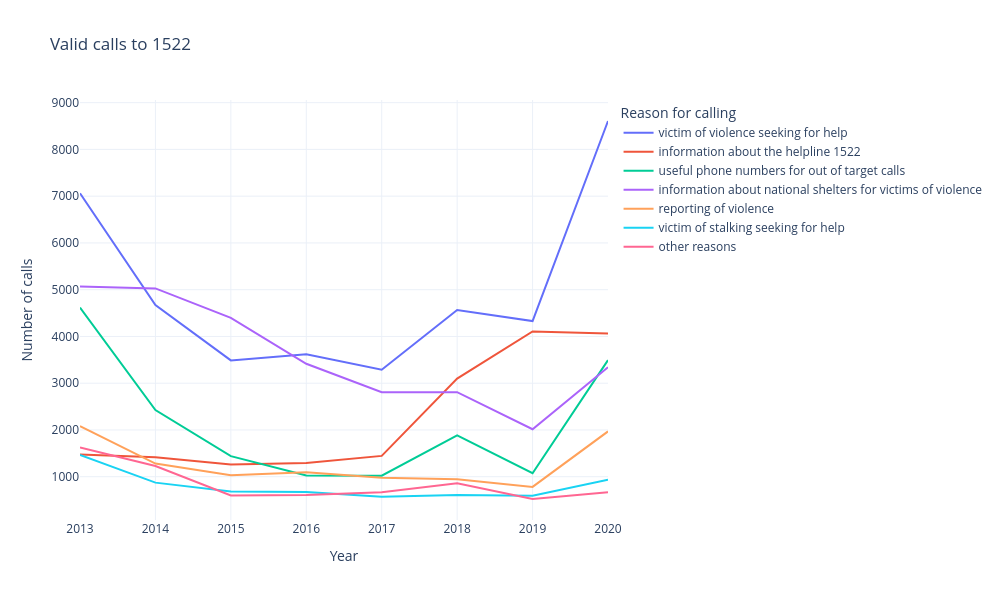

Here is the notebook cell this chart was saved with:
### Code cell
validcalls_linechart.show()

### Figure 1 — Plotly figure (JSON) as saved in the notebook; plotly's stock layout.template omitted (floating-point values rounded to 4 significant figures)
{"data": [{"hovertemplate": "Reason for calling=victim of violence seeking for help<br>Year=%{x}<br>Number of calls=%{y}<extra></extra>", "legendgroup": "victim of violence seeking for help", "line": {"color": "#636efa", "dash": "solid"}, "marker": {"symbol": "circle"}, "mode": "lines", "name": "victim of violence seeking for help", "orientation": "v", "showlegend": true, "type": "scatter", "x": ["2013", "2014", "2015", "2016", "2017", "2018", "2019", "2020"], "xaxis": "x", "y": [7064.0, 4672.0, 3487.0, 3620.0, 3288.0, 4567.0, 4329.0, 8608.0], "yaxis": "y"}, {"hovertemplate": "Reason for calling=information about the helpline 1522<br>Year=%{x}<br>Number of calls=%{y}<extra></extra>", "legendgroup": "information about the helpline 1522", "line": {"color": "#EF553B", "dash": "solid"}, "marker": {"symbol": "circle"}, "mode": "lines", "name": "information about the helpline 1522", "orientation": "v", "showlegend": true, "type": "scatter", "x": ["2013", "2014", "2015", "2016", "2017", "2018", "2019", "2020"], "xaxis": "x", "y": [1476.0, 1417.0, 1263.0, 1294.0, 1445.0, 3099.0, 4108.0, 4061.0], "yaxis": "y"}, {"hovertemplate": "Reason for calling=useful phone numbers for out of target calls<br>Year=%{x}<br>Number of calls=%{y}<extra></extra>", "legendgroup": "useful phone numbers for out of target calls", "line": {"color": "#00cc96", "dash": "solid"}, "marker": {"symbol": "circle"}, "mode": "lines", "name": "useful phone numbers for out of target calls", "orientation": "v", "showlegend": true, "type": "scatter", "x": ["2013", "2014", "2015", "2016", "2017", "2018", "2019", "2020"], "xaxis": "x", "y": [4618.0, 2425.0, 1439.0, 1025.0, 1022.0, 1883.0, 1074.0, 3493.0], "yaxis": "y"}, {"hovertemplate": "Reason for calling=information about national shelters for victims of violence<br>Year=%{x}<br>Number of calls=%{y}<extra></extra>", "legendgroup": "information about national shelters for victims of violence", "line": {"color": "#ab63fa", "dash": "solid"}, "marker": {"symbol": "circle"}, "mode": "lines", "name": "information about national shelters for victims of violence", "orientation": "v", "showlegend": true, "type": "scatter", "x": ["2013", "2014", "2015", "2016", "2017", "2018", "2019", "2020"], "xaxis": "x", "y": [5068.0, 5027.0, 4396.0, 3416.0, 2806.0, 2808.0, 2016.0, 3340.0], "yaxis": "y"}, {"hovertemplate": "Reason for calling=reporting of violence<br>Year=%{x}<br>Number of calls=%{y}<extra></extra>", "legendgroup": "reporting of violence", "line": {"color": "#FFA15A", "dash": "solid"}, "marker": {"symbol": "circle"}, "mode": "lines", "name": "reporting of violence", "orientation": "v", "showlegend": true, "type": "scatter", "x": ["2013", "2014", "2015", "2016", "2017", "2018", "2019", "2020"], "xaxis": "x", "y": [2083.0, 1281.0, 1030.0, 1095.0, 975.0, 947.0, 782.0, 1969.0], "yaxis": "y"}, {"hovertemplate": "Reason for calling=victim of stalking seeking for help<br>Year=%{x}<br>Number of calls=%{y}<extra></extra>", "legendgroup": "victim of stalking seeking for help", "line": {"color": "#19d3f3", "dash": "solid"}, "marker": {"symbol": "circle"}, "mode": "lines", "name": "victim of stalking seeking for help", "orientation": "v", "showlegend": true, "type": "scatter", "x": ["2013", "2014", "2015", "2016", "2017", "2018", "2019", "2020"], "xaxis": "x", "y": [1463.0, 873.0, 685.0, 672.0, 569.0, 610.0, 592.0, 934.0], "yaxis": "y"}, {"hovertemplate": "Reason for calling=other reasons<br>Year=%{x}<br>Number of calls=%{y}<extra></extra>", "legendgroup": "other reasons", "line": {"color": "#FF6692", "dash": "solid"}, "marker": {"symbol": "circle"}, "mode": "lines", "name": "other reasons", "orientation": "v", "showlegend": true, "type": "scatter", "x": ["2013", "2014", "2015", "2016", "2017", "2018", "2019", "2020"], "xaxis": "x", "y": [1624.0, 1229.0, 598.0, 610.0, 667.0, 860.0, 523.0, 666.0], "yaxis": "y"}], "layout": {"height": 600, "legend": {"title": {"text": "Reason for calling"}, "tracegroupgap": 0}, "title": {"text": "Valid calls to 1522"}, "width": 1000, "xaxis": {"anchor": "y", "domain": [0, 1], "title": {"text": "Year"}}, "yaxis": {"anchor": "x", "domain": [0, 1], "title": {"text": "Number of calls"}}}}
